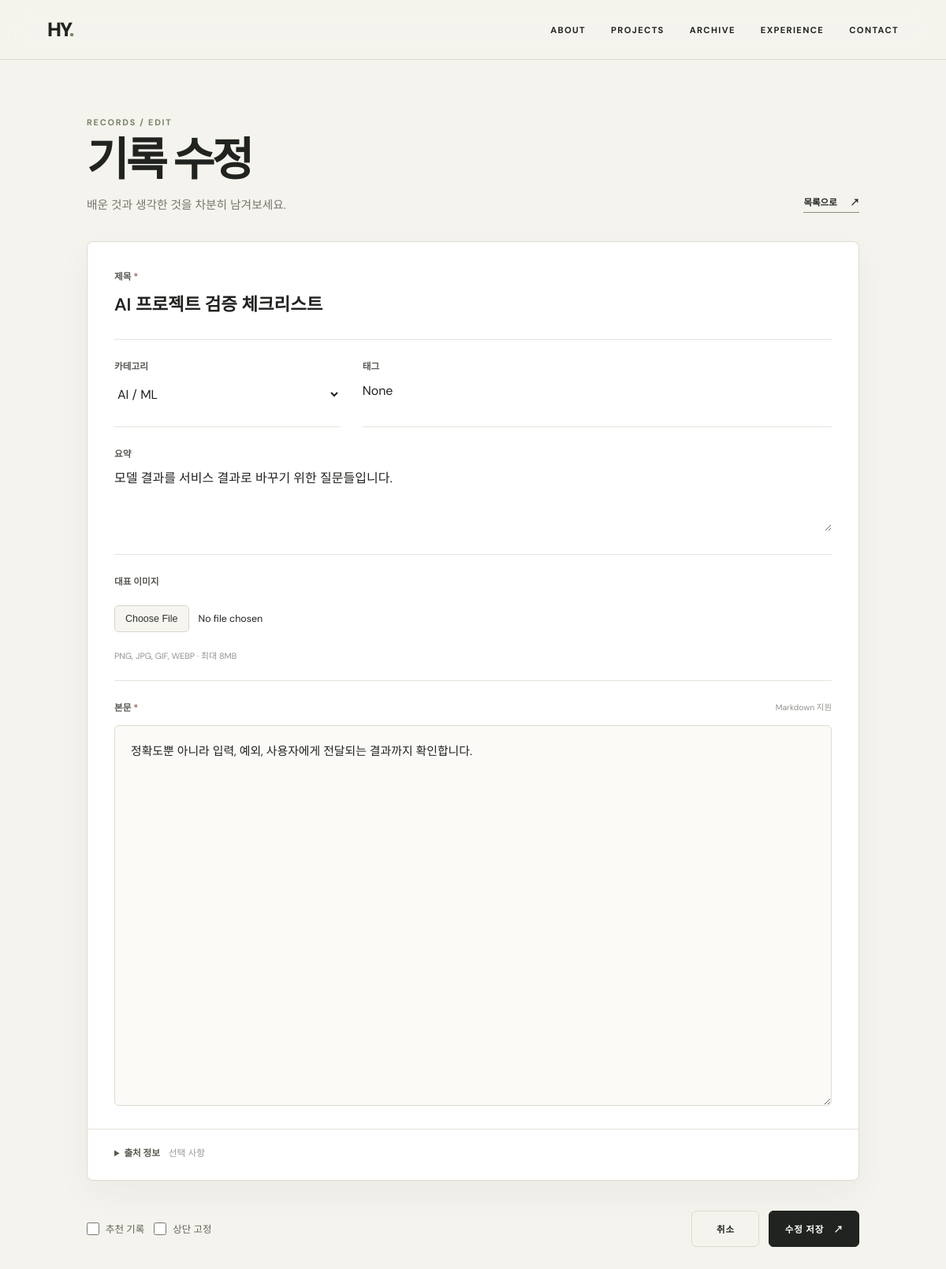
The app's page /records/2/edit with its own data.
### models.py (models this page shows)
class TimestampMixin:
    created_at = db.Column(db.DateTime, default=datetime.utcnow)
    updated_at = db.Column(db.DateTime, default=datetime.utcnow, onupdate=datetime.utcnow)

class Archive(TimestampMixin, db.Model):
    id = db.Column(db.Integer, primary_key=True)
    title = db.Column(db.String(200), nullable=False)
    category = db.Column(db.String(80), nullable=False)
    summary = db.Column(db.Text)
    content = db.Column(db.Text)
    tags = db.Column(db.String(400))
    thumbnail = db.Column(db.String(400))
    source_type = db.Column(db.String(80))
    source_url = db.Column(db.String(400))
    is_featured = db.Column(db.Boolean, default=False, nullable=False)
    is_pinned = db.Column(db.Boolean, default=False, nullable=False)
    view_count = db.Column(db.Integer, default=0, nullable=False)
    like_count = db.Column(db.Integer, default=0, nullable=False)
    recommendation_count = db.Column(db.Integer, default=0, nullable=False)
    comments = db.relationship("RecordComment", backref="record", cascade="all, delete-orphan", lazy=True)

### app.py (the view, shortened to what this page needs)
@app.route("/records/<int:record_id>/edit", methods=["GET", "POST"])
def edit_record(record_id):
    record = Archive.query.get_or_404(record_id)
    return render_template("records/form.html", record=record)

### app.py (called while the page is built)
@app.context_processor
def globals_for_templates():
    return {"profile": Profile.query.first(), "project_count": Project.query.count(), "archive_count": Archive.query.count(), "skill_count": Skill.query.count()}

@app.before_request
def protect_admin():
    if request.path.startswith("/admin") and request.endpoint != "admin_login" and not session.get("admin"): return redirect(url_for("admin_login"))

### templates/records/form.html (shortened to what this page needs)
{% extends 'base.html' %}
{% block body_class %}record-editor-page{% endblock %}
{% block head %}<link rel="stylesheet" href="{{ url_for('static', filename='css/records.css') }}">{% endblock %}
{% block content %}
<main class="editor-page">
  <header class="editor-header">
    <div>
      <p class="eyebrow">RECORDS / {{ 'EDIT' if record else 'WRITE' }}</p>
      <h1>{{ '기록 수정' if record else '새 기록 작성' }}</h1>
      <p>배운 것과 생각한 것을 차분히 남겨보세요.</p>
    </div>
    <a class="editor-back" href="{{ url_for('records') }}">목록으로 <span>↗</span></a>
  </header>
  <form method="post" enctype="multipart/form-data" class="record-form">
    <section class="editor-card">
      <div class="field field-title">
        <label for="record-title">제목 <span>*</span></label>
        <input id="record-title" name="title" required autofocus placeholder="기록의 제목을 입력하세요" value="{{ record.title if record else '' }}">
      </div>
      <div class="field-row">
        <div class="field">
          <label for="record-category">카테고리</label>
          <select id="record-category" name="category">
            {% for cat in ['AI / ML','DATA','DEVELOPMENT','PROJECT','LECTURE','CERTIFICATION','WORK','THINKING'] %}
            <option {% if record and record.category == cat %}selected{% endif %}>{{ cat }}</option>
            {% endfor %}
          </select>
        </div>
        <div class="field field-wide">
          <label for="record-tags">태그</label>
          <input id="record-tags" name="tags" placeholder="data, validation, learning" value="{{ record.tags if record else '' }}">
        </div>
      </div>
      <div class="field">
        <label for="record-summary">요약</label>
        <textarea id="record-summary" name="summary" rows="3" placeholder="목록에 표시할 짧은 설명을 입력하세요">{{ record.summary if record else '' }}</textarea>
      </div>
      <div class="field image-field">
        <label for="record-thumbnail">대표 이미지</label>
        <input id="record-thumbnail" type="file" name="thumbnail" accept="image/png,image/jpeg,image/gif,image/webp">
        <small>PNG, JPG, GIF, WEBP · 최대 8MB</small>
      </div>
      <div class="field content-field">
        <div class="field-label-row"><label for="record-content">본문 <span>*</span></label><small>Markdown 지원</small></div>
        <textarea id="record-content" name="content" rows="18" required placeholder="내용을 작성하세요...">{{ record.content if record else '' }}</textarea>
      </div>
      <details class="source-panel" {% if record and record.source_url %}open{% endif %}>
        <summary>출처 정보 <span>선택 사항</span></summary>
      </details>
    </section>
    <footer class="editor-actions">
      <div class="editor-options">
        <label class="check"><input type="checkbox" name="is_featured" {% if record and record.is_featured %}checked{% endif %}><span>추천 기록</span></label>
        <label class="check"><input type="checkbox" name="is_pinned" {% if record and record.is_pinned %}checked{% endif %}><span>상단 고정</span></label>
      </div>
      <div class="action-buttons">
        <a class="button" href="{{ url_for('records') }}">취소</a>
        <button class="button dark" type="submit">{{ '수정 저장' if record else '기록 저장' }} <span>↗</span></button>
      </div>
    </footer>
  </form>
</main>
{% endblock %}

### static/css/style.css (style rules this page uses)
:root { --bg:#f7f5ef;--surface:#fff;--soft:#efede4;--text:#20231f;--muted:#696d64;--olive:#778267;--dark:#606c54;--border:#dddccf }
* { box-sizing:border-box }
html { scroll-behavior:smooth }
body { margin:0;background:var(--bg);color:var(--text);font-family:'DM Sans','Noto Sans KR',sans-serif }
a { color:inherit;text-decoration:none }
.eyebrow { color:var(--olive);font-size:.68rem;font-weight:700;letter-spacing:.16em;margin:0 0 1rem;text-transform:uppercase }
.button { display:inline-flex;padding:.85rem 1.2rem;border:1px solid var(--border);border-radius:999px;font:inherit;font-size:.72rem;font-weight:700;letter-spacing:.08em;background:transparent;cursor:pointer }
.button.dark { background:var(--text);color:#fff;border-color:var(--text) }
footer { padding:6rem 8vw 2rem;background:var(--soft);display:grid;grid-template-columns:1fr auto;gap:3rem }

### static/css/records.css (style rules this page uses)
.record-editor-page { background:#f5f3ed;color:#20231f }
.editor-page { width:min(100% - 40px,980px);margin:0 auto;padding:72px 0 110px }
.editor-header { display:flex;align-items:end;justify-content:space-between;gap:32px;margin-bottom:36px }
.editor-header .eyebrow { margin-bottom:12px }
.editor-header h1 { margin:0;font-size:clamp(2.15rem,5vw,3.6rem);line-height:1.05;letter-spacing:-.06em }
.editor-header>div>p:last-child { margin:14px 0 0;color:#74766f;font-size:.92rem }
.editor-back { flex:none;padding-bottom:4px;border-bottom:1px solid #898d7f;font-size:.72rem;font-weight:700 }
.editor-back span { margin-left:14px }
.record-form { display:grid;gap:20px }
.editor-card { padding:10px 34px 6px;background:#fff;border:1px solid #dddacf;border-radius:8px;box-shadow:0 16px 45px rgba(50,48,42,.045) }
.field { min-width:0;padding:24px 0;border-bottom:1px solid #e7e4dc }
.field-row { display:grid;grid-template-columns:minmax(180px,.65fr) minmax(0,1.35fr);gap:28px }
.field-row>.field { border-bottom:1px solid #e7e4dc }
.field label,.field-label-row label { display:block;margin-bottom:10px;color:#555950;font-size:.73rem;font-weight:700 }
.field label span,.field-label-row label span { color:#9a665e }
.field input,.field select,.field textarea { width:100%;margin:0;padding:0;border:0;outline:0;background:transparent;color:#20231f;font:inherit;line-height:1.65;resize:vertical }
.field input::placeholder,.field textarea::placeholder { color:#aaa9a3 }
.field select { height:34px;cursor:pointer }
.field-title input { font-size:1.4rem;font-weight:600 }
.field textarea { min-height:72px }
.content-field { border-bottom:0 }
.field-label-row { display:flex;align-items:center;justify-content:space-between }
.field-label-row label { margin:0 }
.field-label-row small { color:#92948e;font-size:.65rem }
.content-field textarea { min-height:360px;margin-top:14px;padding:20px;border:1px solid #dedbd2;border-radius:6px;background:#fbfaf7;font-family:'Noto Sans KR','DM Sans',sans-serif;font-size:.93rem }
.image-field>small { display:block;margin-top:9px;color:#92948e;font-size:.68rem }
.image-field input[type=file] { padding:12px 0;font-size:.78rem }
.source-panel { margin:0 -34px;border-top:1px solid #e7e4dc }
.source-panel summary { padding:20px 34px;cursor:pointer;color:#555950;font-size:.73rem;font-weight:700;list-style-position:inside }
.source-panel summary span { margin-left:8px;color:#999b95;font-weight:400 }
.editor-actions { display:flex;align-items:center;justify-content:space-between;gap:24px;padding:18px 0;background:transparent }
.editor-options,.action-buttons { display:flex;align-items:center;gap:12px }
.check { display:inline-flex;align-items:center;gap:8px;color:#61645d;font-size:.78rem;cursor:pointer }
.check input { width:16px;height:16px;margin:0;accent-color:#68745c }
.action-buttons .button { min-width:86px;justify-content:center;border-radius:6px }
.action-buttons button { min-width:124px;gap:12px }

### records on screen
Archive: title "AI 프로젝트 검증 체크리스트", category "AI / ML", tags "None", summary "모델 결과를 서비스 결과로 바꾸기 위한 질문들입니다.", content "정확도뿐 아니라 입력, 예외, 사용자에게 전달되는 결과까지 확인합니다."

### other values on screen
{{ 'EDIT' if record else 'WRITE' }} "EDIT"
{{ '기록 수정' if record else '새 기록 작성' }} "기록 수정"
{{ '수정 저장' if record else '기록 저장' }} "수정 저장"
